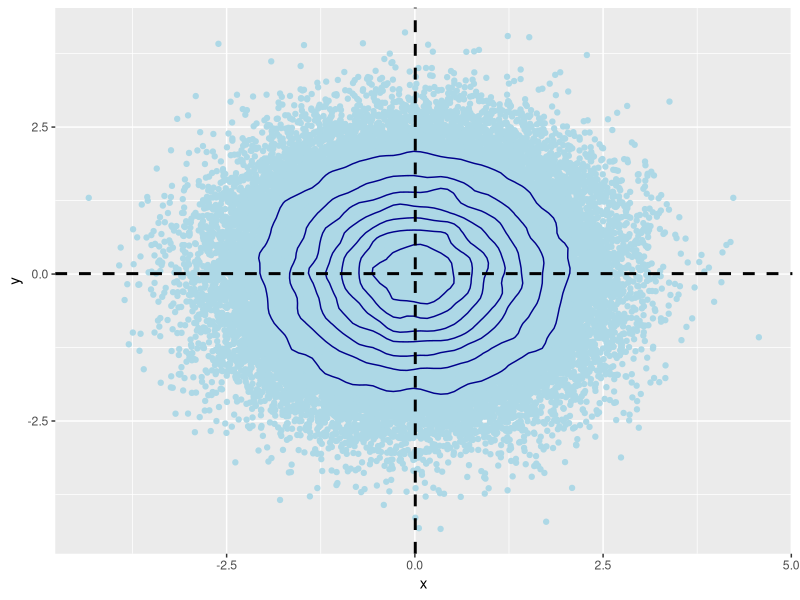
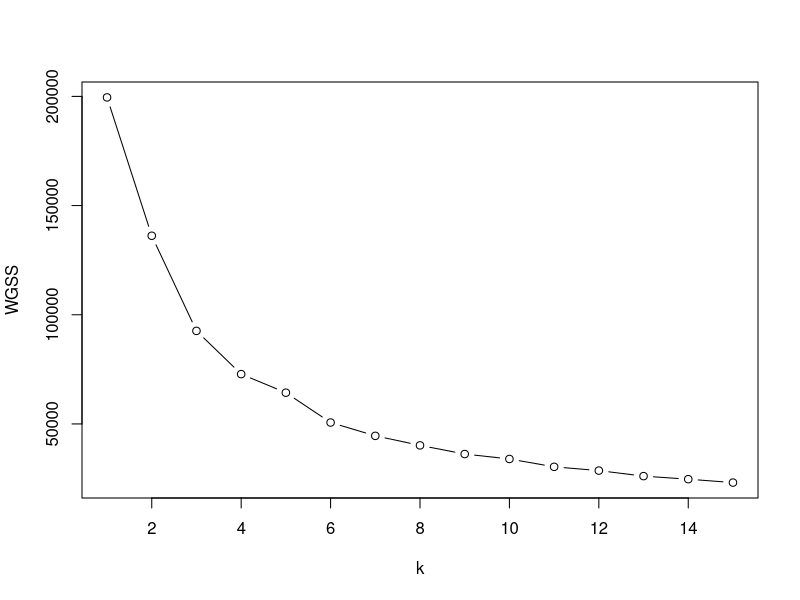
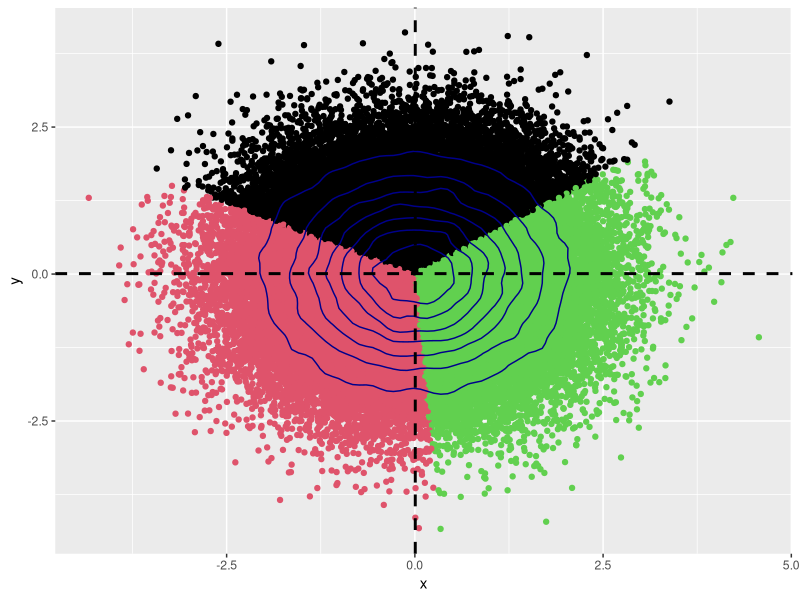
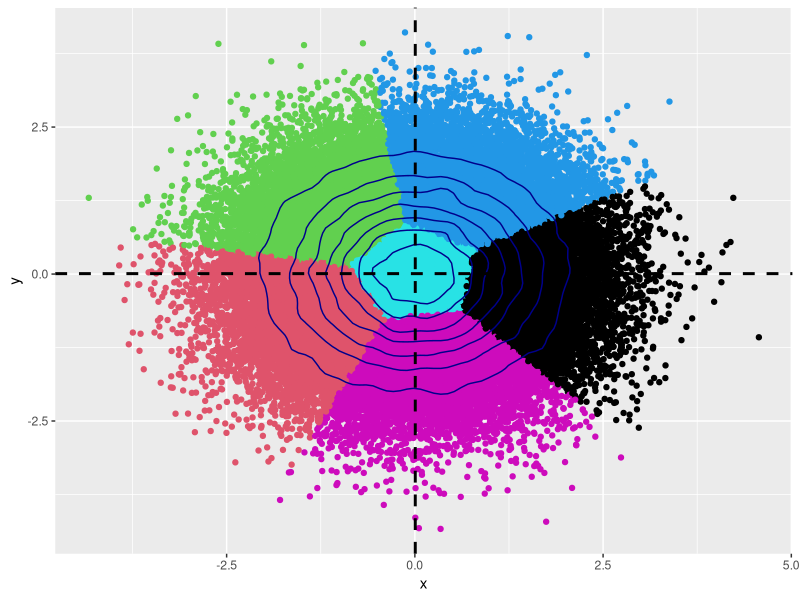
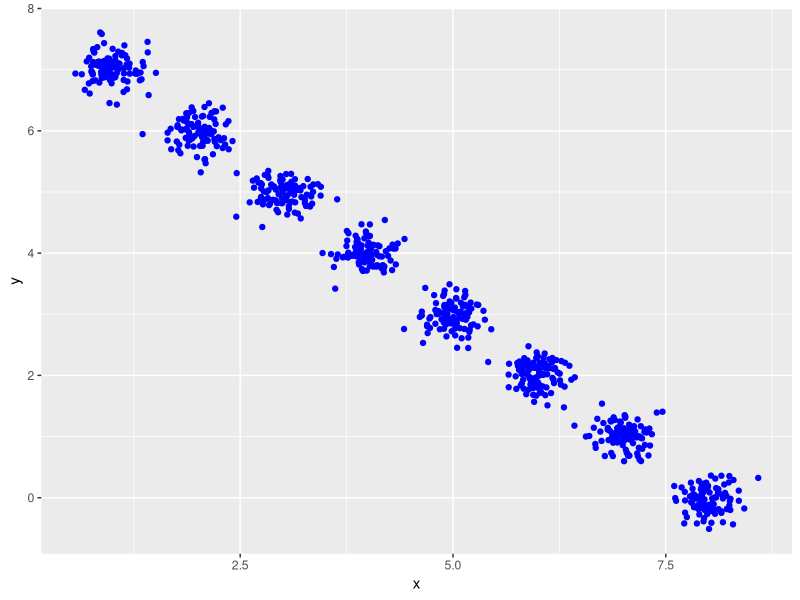
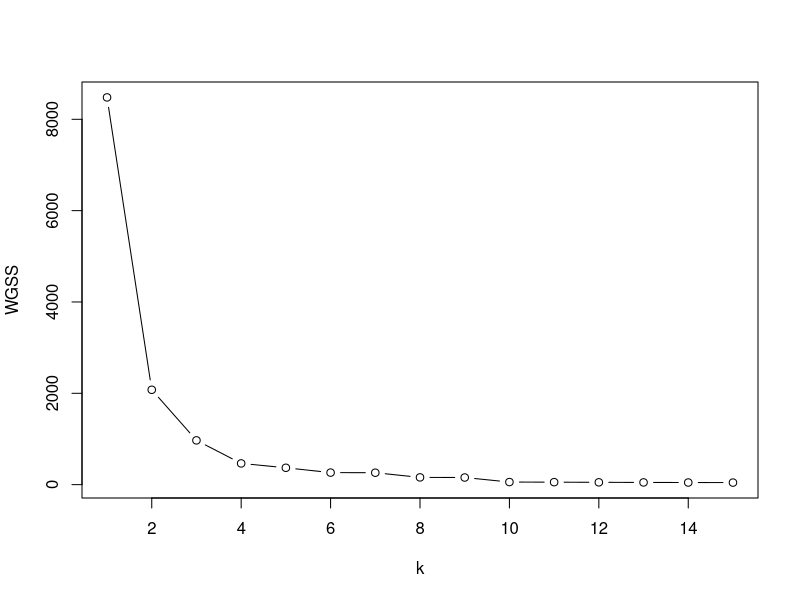
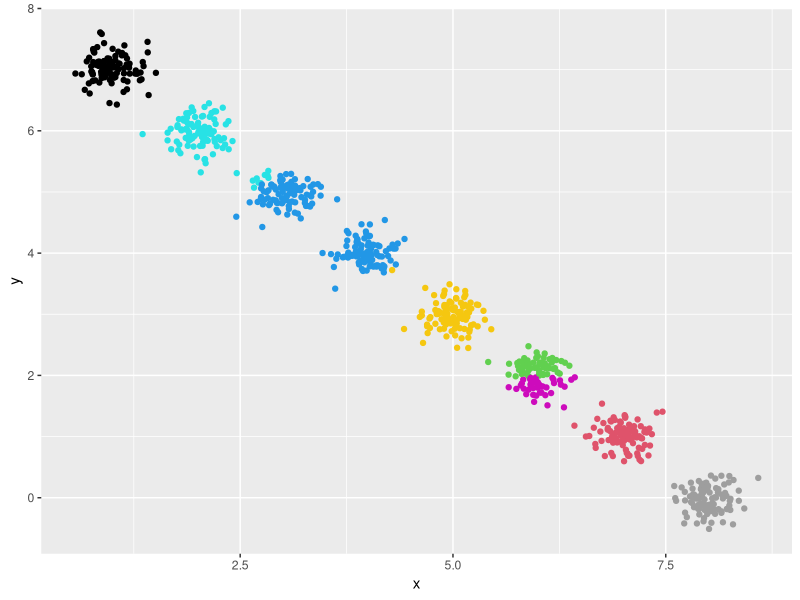
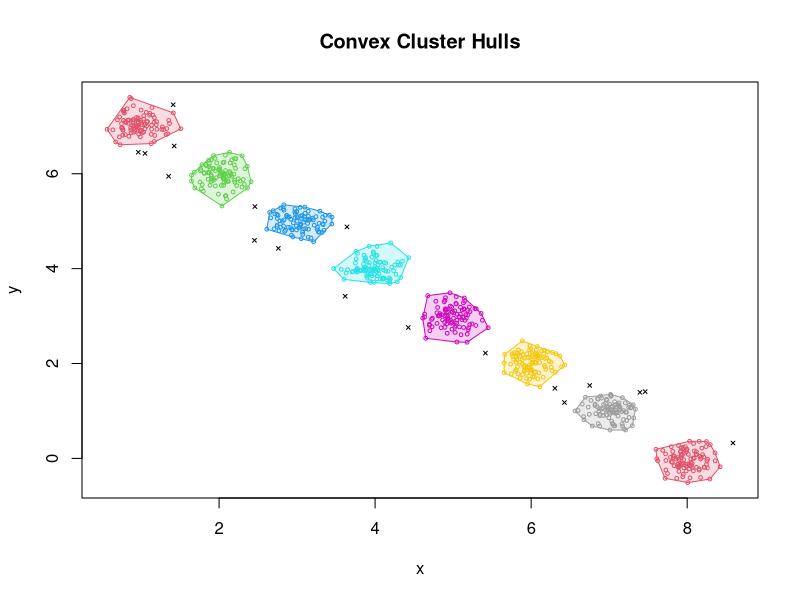

Recreate these plots in R, in order.
####################################################
####################################################
####### O Problema de Clustering K-means # #########
######## PEDRO CAVALCANTE OLIVEIRA ################# 
################ AZUL ##############################

library(dplyr)
library(cluster)
library(ggplot2)

#####Começaremos gerando dados aleatórios
##### Seja n o tamanho da amostra, o leitor pode alterar se quiser

n <- 100000

#### Geraremos um vetor aleatório no R^2

x <- rnorm(mean = 0, 
            sd = 1,
              n= n)

y <- rnorm(mean = 0,
            sd = 1,
              n = n)

amostra1 <- data.frame(x, y)

amostra1 %>%
  ggplot(aes(x=x, y=y))+
  geom_point(color = "light blue")+
  geom_density_2d(color = "dark blue")+
  geom_vline(aes(xintercept=mean(x)),   
             color="black", linetype="dashed", size=1)+
  geom_hline(aes(yintercept=mean(y)),   
             color="black", linetype="dashed", size=1)

##### Definimos uma semente aleatória

set.seed(1234)

##### Método do Cotovelo

wssplot <- function(data, nc=15, seed=1234){
  wss <- (nrow(data)-1)*sum(apply(data,2,var))
  for (i in 2:nc){
    set.seed(seed)
    wss[i] <- sum(kmeans(data, centers=i)$withinss)}
  plot(1:nc, wss, type="b", xlab="k",
       ylab="WGSS")}

wssplot(amostra1)

kmeans_amostra1_1 <- kmeans(amostra1, 
                            centers = 3)

amostra1 %>%
  ggplot(aes(x=x, y=y))+
  geom_point(color = kmeans_amostra1_1$cluster)+
  geom_density_2d(color = "dark blue")+
  geom_vline(aes(xintercept=mean(x)),   
             color="black", linetype="dashed", size=1)+
  geom_hline(aes(yintercept=mean(y)),   
             color="black", linetype="dashed", size=1)

kmeans_amostra1_2 <- kmeans(amostra1, 
                            centers = 6)

amostra1 %>%
  ggplot(aes(x=x, y=y))+
  geom_point(color = kmeans_amostra1_2$cluster)+
  geom_density_2d(color = "dark blue")+
  geom_vline(aes(xintercept=mean(x)),   
             color="black", linetype="dashed", size=1)+
  geom_hline(aes(yintercept=mean(y)),   
             color="black", linetype="dashed", size=1)

##### O algoritimo encontra agrupamentos
##### Apesar dos dados serem homogeneamente distribuídos

k = 8
m = 100
sd = .2

datalist = list() ## Util depois para aglutinar os dados

for (i in 1:k){
  
    x <- rnorm(mean = i, 
              sd = sd, 
                n=m)
    
  y <- rnorm(mean = (8-i),
              sd = sd,
                n=m)
  
  datalist[[i]] <- data.frame(x,y)
}

amostra2 <- do.call(rbind, datalist)

amostra2 %>%
  ggplot(aes(x=x, y=y))+
  geom_point(color = "blue")
  

#### Vamos ver como o cotovelo se comporta com 8 agrupamentos claramente definidos

wssplot(amostra2)

#### Observe que para k > 8 o WGSS é ~~constante

kmeans_amostra2 <- kmeans(amostra2, 
                            centers = 8)

amostra2 %>%
  ggplot(aes(x=x, y=y))+
  geom_point(color = kmeans_amostra2$cluster)

#### Tudo bem, k-means não parece estar acertando, mas e dbscan?

library(dbscan)

analise_db <- dbscan(amostra2, eps = sd)

hullplot(amostra2, 
         cl = analise_db$cluster)

analise_db <- dbscan(amostra2, eps = sd)

hullplot(amostra2, 
         cl = analise_db$cluster)
